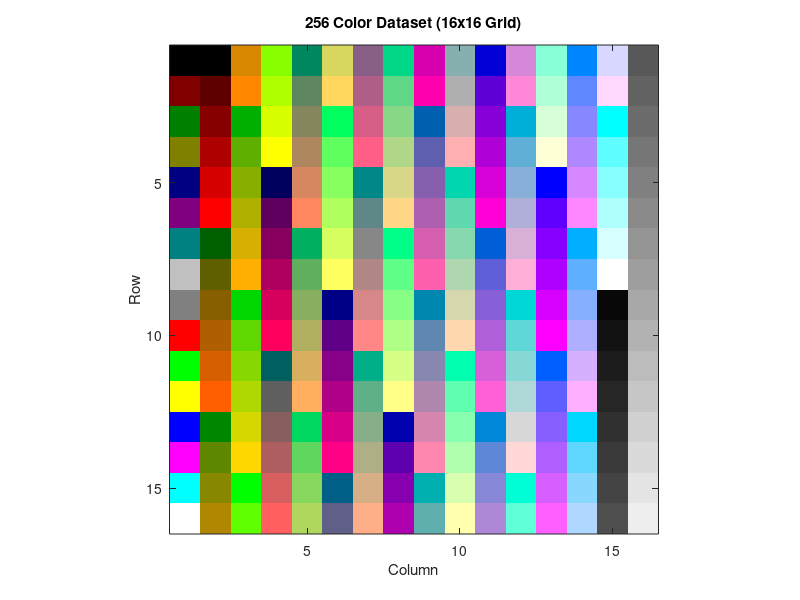

The MATLAB source for this figure: (Note: this script raises an error after producing the figure.)
%%% Project
clc
clear
% Generate color palette
% 1. 16 Standard ANSI colors
ansi = [0,0,0; 128,0,0; 0,128,0; 128,128,0; 0,0,128; 128,0,128; 0,128,128; 192,192,192;
        128,128,128; 255,0,0; 0,255,0; 255,255,0; 0,0,255; 255,0,255; 0,255,255; 255,255,255] / 255;

% 2. 216 colors (the 6x6x6 color cube)
vals = [0, 95, 135, 175, 215, 255] / 255;
[R, G, B] = ndgrid(vals, vals, vals);
cube = [R(:), G(:), B(:)];

% 3. 24 Grayscale levels (gradient from dark to light)
grays_val = linspace(8, 238, 24)' / 255;
grays = [grays_val, grays_val, grays_val];

% Combine into the final 256x3 dataset
my_palette = [ansi; cube; grays];
my_palette = my_palette(1:256, :); % Final array

%% Visualize the colors 
% 1. Reshape the 256x3 palette into a 16x16 grid
% Since each color is an RGB triplet, the final size is 16x16x3
palette_grid = reshape(my_palette, [16, 16, 3]);

% 2. Display the grid
figure;
imshow(palette_grid, 'InitialMagnification', 'fit');
axis on;
title('256 Color Dataset (16x16 Grid)');

% Optional: Label the axes to help identify specific color indices
xlabel('Column');
ylabel('Row');

%%
im = im2double(imread("peppers_color.tif"));
im2 = im;

% 8x8
circle = [0 0 0 1 1 0 0 0;
          0 0 1 1 1 1 0 0;
          0 1 1 1 1 1 1 0;
          1 1 1 1 1 1 1 1;
          1 1 1 1 1 1 1 1;
          0 1 1 1 1 1 1 0;
          0 0 1 1 1 1 0 0;
          0 0 0 1 1 0 0 0;];

% 9x9
romb = [0 0 0 0 1 0 0 0 0;
        0 0 0 1 1 1 0 0 0;
        0 0 1 1 1 1 1 0 0;
        0 1 1 1 1 1 1 1 0;
        1 1 1 1 1 1 1 1 1;
        0 1 1 1 1 1 1 1 0;
        0 0 1 1 1 1 1 0 0;
        0 0 0 1 1 1 0 0 0;
        0 0 0 0 1 0 0 0 0;];


[rows, cols, channels] = size(im);
pixel_data = reshape(im, rows * cols, channels);
num_colors = 10;
[idx, C] = kmeans(pixel_data, num_colors, 'MaxIter', 150);

block_size = 8;
scale_factor = 1 / block_size;

small_img = imresize(im, scale_factor, 'box');
[s_rows, s_cols, ~] = size(small_img);

small_pixels = reshape(small_img, s_rows * s_cols, channels);

distances = pdist2(small_pixels, C); 

[~, block_idx] = min(distances, [], 2); 

quantized_small_pixels = C(block_idx, :);
quantized_small_img = reshape(quantized_small_pixels, s_rows, s_cols, channels);

blocky_img = imresize(quantized_small_img, block_size, 'nearest');

subplot(1, 2, 1);
imshow(im);

subplot(1, 2, 2);
imshow(blocky_img);

%%

for i = 1:8:512
    for j = 1:8:512
        r2 = r .* sum(sum(im(i:i+7, j:j+7, 1)))/sum(sum(r));
        g2 = g .* sum(sum(im(i:i+7, j:j+7, 2)))/sum(sum(g));
        b2 = b .* sum(sum(im(i:i+7, j:j+7, 3)))/sum(sum(b));

        im2(i:i+7, j:j+7, 1) = r2;
        im2(i:i+7, j:j+7, 2) = g2;
        im2(i:i+7, j:j+7, 3) = b2;
    end
end

%%

 subplot(1,2,1)
 imshow(im)
 
 subplot(1,2,2)
 imshow(im2)

 quantized_pixel_data = C(idx, :);
 quantized_img = reshape(quantized_pixel_data, rows, cols, channels);

 subplot(1, 2, 1);
 imshow(im); 
 
 subplot(1, 2, 2);
 imshow(quantized_img);

%%
clc
clear

r = [0 0 0 1 1 0 0 0;
          0 0 1 1 1 1 0 0;
          0 1 1 1 1 1 1 0;
          1 1 1 1 1 1 1 1;
          1 1 1 1 1 1 1 1;
          0 1 1 1 1 1 1 0;
          0 0 1 1 1 1 0 0;
          0 0 0 1 1 0 0 0;];

im = im2double(imread("peppers_color.tif"));

im(1:8, 1:8, 1);

target_r_sum = sum(sum(im(1:8, 1:8, 1)))
r = r .* target_r_sum/sum(sum(r))

sum(sum(r))

%%

clc
clear

im = im2double(imread("peppers_color.tif"));






















